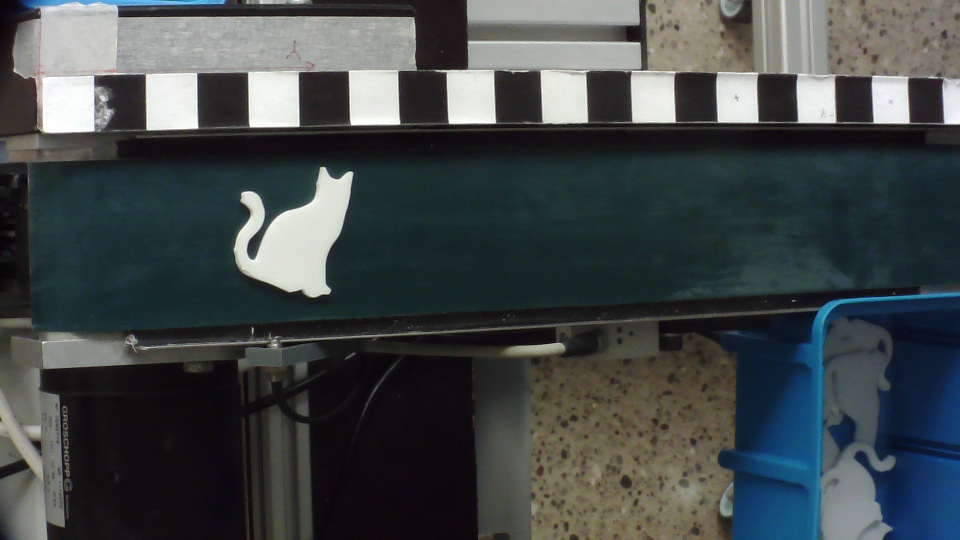
#> input picture misc/vision/dev_pictures/foto_10.png, 1920 x 1080 px (shown at 1/2 size)
$ jupyter execute test_segment.ipynb
#> lines starting #> are read from the running program, lines starting #| are printed output that depends on the picture; after the words box and inside, x2 and y2 are one past the last pixel; in counts of white or black regions, pixels touching at a corner belong together
[cell 1]
import cv2 as cv
import numpy as np
import matplotlib.pyplot as plt

plt.rcParams['figure.dpi'] = 150
plt.rcParams['savefig.dpi'] = 150

[cell 2]
img = cv.imread("foto_10.png")
#> img is the input picture: shape (1080, 1920, 3); mean B, G, R 72.5, 71.4, 65.5
img = cv.rotate(img, 2)
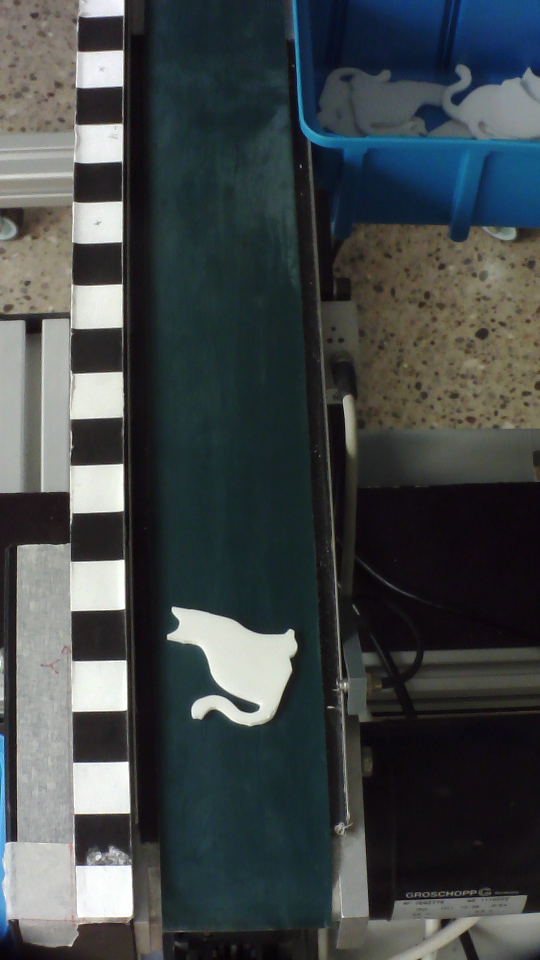
#> img: shape (1920, 1080, 3) (shown at 1/2 size); mean B, G, R 72.5, 71.4, 65.5
img_gray = cv.cvtColor(img, cv.COLOR_BGR2GRAY)
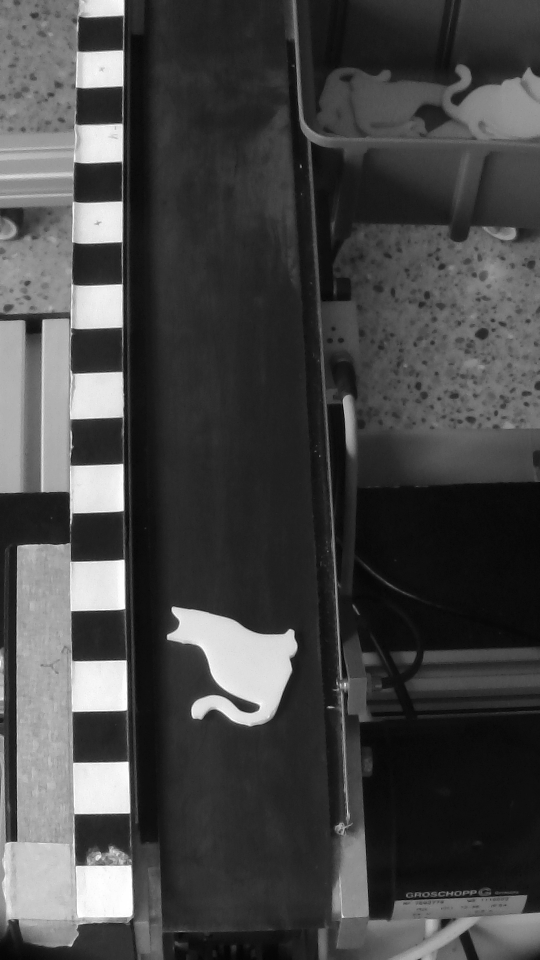
#> img_gray: shape (1920, 1080) (shown at 1/2 size); min 0, max 255, mean 69.7

fig = plt.imshow(img_gray, cmap = 'gray', vmin=0, vmax=255)
plt.axis('off')
img_gray.shape
#> Out = (1920, 1080)

[cell 3]
img_gray_focused = img_gray[0:640, 155:350]
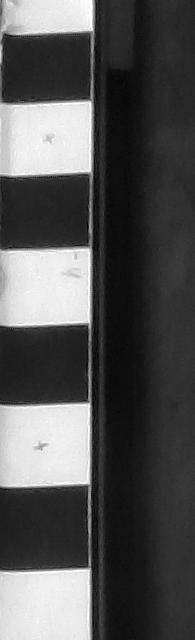
#> img_gray_focused: shape (640, 195); min 1, max 255, mean 83.5

fig = plt.imshow(img_gray_focused, cmap = 'gray', vmin=0, vmax=255)
img_gray_focused.shape
#> Out = (640, 195)

[cell 4]
plt.hist(img_gray_focused.ravel(), 256, [0,256])
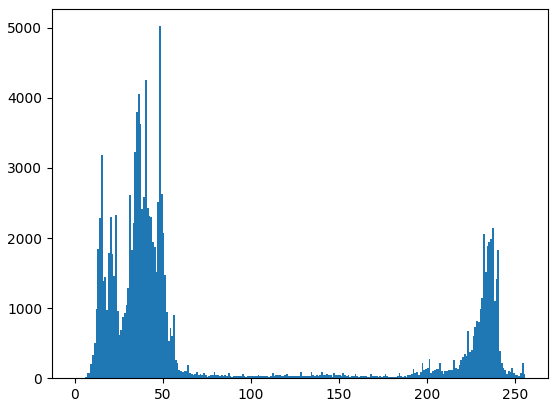
#> figure drawn by matplotlib, 1 panel; tallest bar 5022 high, from x = 48 to 49

[cell 5]
img_spreaded = (img_gray_focused - img_gray_focused.min()) * (255.0 / (img_gray_focused.max() - img_gray_focused.min()))
print(img_spreaded.min(), img_spreaded.max())
#| 0.0 255.0

fig = plt.imshow(img_spreaded, cmap='gray', vmin=0, vmax=255)
plt.axis('off')

[cell 6]
ret , img_thresh = cv.threshold(img_spreaded, 127, 255,cv.THRESH_BINARY)
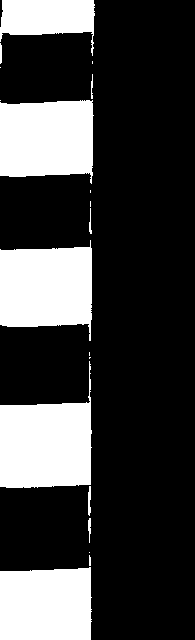
#> img_thresh: shape (640, 195) float64; 25.2% white; 19 white regions (8 under 20 px), largest, box (x1, y1, x2, y2) and area: (0, 361, 92, 488) 7592, (0, 240, 92, 341) 7142, (0, 100, 94, 184) 6826

uint8_img_thresh = img_thresh.astype(np.uint8)
#> uint8_img_thresh: shape (640, 195); 25.2% white; 19 white regions (8 under 20 px)

contours , hierarchy = cv.findContours(uint8_img_thresh, cv.RETR_EXTERNAL, cv.CHAIN_APPROX_NONE)
#> contours = 19 contours, 12 with area under 20; largest, box (x1, y1, x2, y2) and area: (0, 361, 92, 488) 7379, (0, 240, 92, 341) 6952, (0, 100, 94, 184) 6651, (0, 567, 92, 640) 6235, (0, 0, 95, 56) 3034, (88, 486, 91, 516) 42, (88, 518, 91, 543) 26

img_with_contours = img_spreaded.copy()
cv.drawContours(img_with_contours, contours, contourIdx= -1 , color= (255, 255, 255),thickness=3)
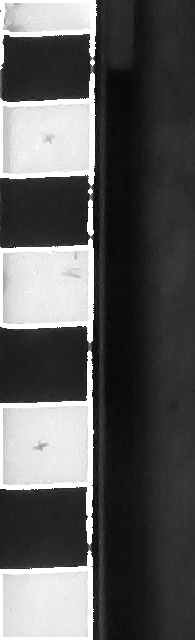
#> img_with_contours: shape (640, 195) float64; min 1, max 255, mean 90.1

plt.figure(figsize=(8, 6))
plt.imshow(img_with_contours, cmap='gray')
plt.title('Konturen')
plt.axis('off')
plt.show()
